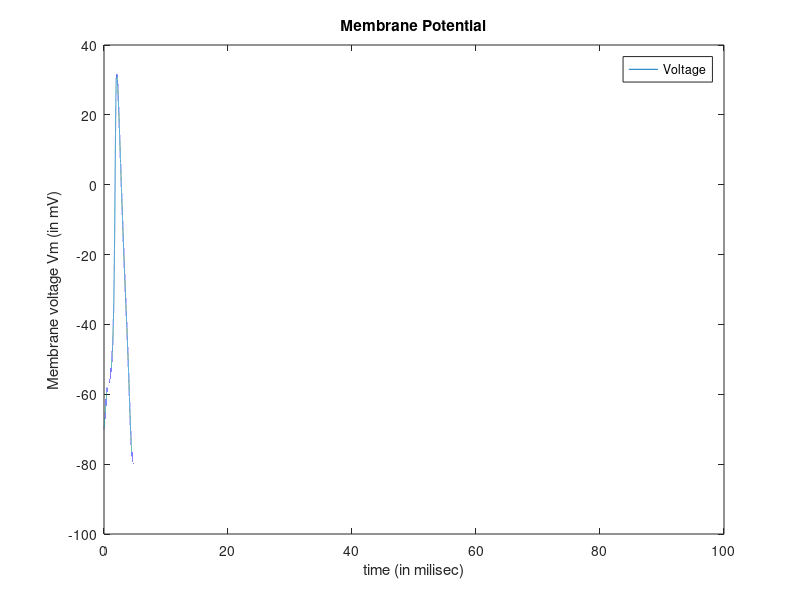
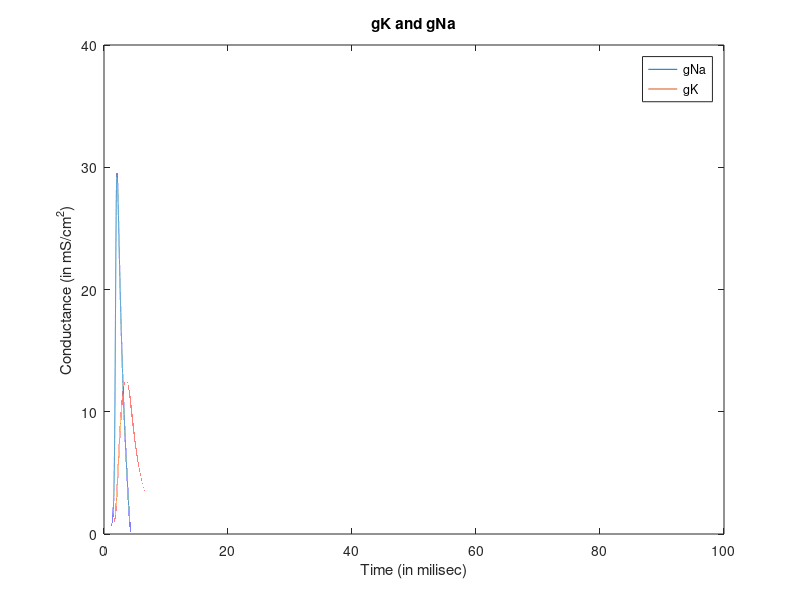

MATLAB code to generate these figures, in order:
%initialize time
d = .0001; %step size
t = [0:d:100];%initiliaze time from 0 to 100 ms
z = length(t);
%constants:
gbarK = 36;
gbarNa = 120;
gbarL = 0.3;
Ek = -12; %mV  Nernst Potential for K
ENa = 115; %mV Nernst Potential for K
EL = 10.6; %mV Leakage Nernst Potential
Vrest = -70; % in miliVolts
Vm = 0; %set membrane potential to resting potential
Cm = 2; %in uF
%gating variables:
am = 0.1*((25-Vm)/(exp((25-Vm)/10) - 1));
Bm = 4*exp(-Vm/18); 
an = .01 * ((10-Vm)/(exp((10-Vm)/10) - 1));
Bn = .125*exp(-Vm/80);
ah = .07*exp(-Vm/20);
Bh = 1/(exp((30-Vm)/10) + 1);
%initialize m,n,h:
m0 = am/(am + Bm);
n0 = an/(an + Bn);
h0 = ah/(ah + Bh);
m=m0;
n=n0;
h=h0;
Iinj = zeros(1,z);  %initialize Iinj vector
pulseLength = .5/d;  %determine number of descrete time intervals pulse lasts
Iinj(1:pulseLength) = 50;  %set the first .5 ms to 5 uA/cm^2  %%right now this is wrong
Vmvec = [Vm zeros(1,z-1)]; %concatonate initial Vm value with a vector of zeros filling the rest.
                            %will plot this vector against time at the end.
gK = zeros(1,z);
gNa = zeros(1,z);
    for q = 1:z
        am = 0.1*((25-Vm)/(exp((25-Vm)/10) - 1));  %update alpha and Beta values based on new Vm
        Bm = 4*exp(-Vm/18); 
        an = .01 * ((10-Vm)/(exp((10-Vm)/10) - 1));
        Bn = .125*exp(-Vm/80);
        ah = .07*exp(-Vm/20);
        Bh = 1/(exp((30-Vm)/10) + 1);
        m = m + d*(am*(1-m)-Bm*m);%Eulers for m.  d is step size
        n = n+ d*(an*(1-n)-Bn*n);%Eulers for n.  d is step size
        h = h+ d*(ah*(1-h)-Bh*h);%Eulers for h.  d is step size
        %update currents
        INa = (m^3)*gbarNa*h*(Vm-ENa);%Na current
        IK = (n^4)*gbarK*(Vm-Ek); %K current
        IL = gbarL*(Vm-EL); %Leakage current.  Includes Cl
        Iion = Iinj(q)-IK-INa-IL;
        %update Vm
        Vm = Vm + d*Iion/Cm;  %Eulers for Vm.  dVm/dt = Iion/Cm
        Vmvec(q) = Vm;  %record Vm in a vector to be used for plotting later on
        gNa(q) = (m^3)*gbarNa*h; %record gNa in a vector to be used for plotting later on
        gK(q)= (n^4)*gbarK;   %record gK in a vector to be used for plotting later on
    end
Vmvec = Vmvec + Vrest;  %move the action potential down the y axis to
%center on resting potential
%plot membrane potential
plot(t, Vmvec)
axis([0,100,-100,40]);
xlabel('time (in milisec)')
ylabel('Membrane voltage Vm (in mV)')
title('Membrane Potential')
legend('Voltage')
%plot conductances
figure
plot(t, gNa,t,gK)
axis([0,100,0,40]);
xlabel('Time (in milisec)')
ylabel('Conductance (in mS/cm^2)')
title('gK and gNa')
legend('gNa','gK')